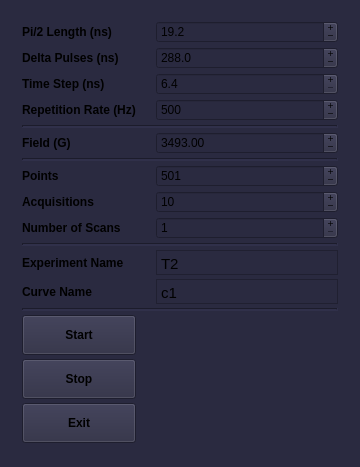
<?xml version="1.0" encoding="UTF-8"?>
<ui version="4.0">
 <class>MainWindow</class>
 <widget class="QMainWindow" name="MainWindow">
  <property name="geometry">
   <rect>
    <x>0</x>
    <y>0</y>
    <width>360</width>
    <height>467</height>
   </rect>
  </property>
  <property name="sizePolicy">
   <sizepolicy hsizetype="Fixed" vsizetype="Fixed">
    <horstretch>0</horstretch>
    <verstretch>0</verstretch>
   </sizepolicy>
  </property>
  <property name="minimumSize">
   <size>
    <width>360</width>
    <height>467</height>
   </size>
  </property>
  <property name="maximumSize">
   <size>
    <width>360</width>
    <height>467</height>
   </size>
  </property>
  <property name="font">
   <font>
    <weight>50</weight>
    <bold>false</bold>
   </font>
  </property>
  <property name="windowTitle">
   <string>T2 Measurement v 0.1</string>
  </property>
  <property name="styleSheet">
   <string notr="true">background-color: rgb(42,42,64);</string>
  </property>
  <widget class="QWidget" name="centralwidget">
   <property name="sizePolicy">
    <sizepolicy hsizetype="Fixed" vsizetype="Fixed">
     <horstretch>0</horstretch>
     <verstretch>0</verstretch>
    </sizepolicy>
   </property>
   <property name="minimumSize">
    <size>
     <width>360</width>
     <height>467</height>
    </size>
   </property>
   <property name="maximumSize">
    <size>
     <width>360</width>
     <height>467</height>
    </size>
   </property>
   <layout class="QGridLayout" name="gridLayout_2">
    <item row="0" column="0">
     <layout class="QGridLayout" name="gridLayout">
      <property name="sizeConstraint">
       <enum>QLayout::SetNoConstraint</enum>
      </property>
      <property name="leftMargin">
       <number>13</number>
      </property>
      <property name="topMargin">
       <number>4</number>
      </property>
      <property name="rightMargin">
       <number>13</number>
      </property>
      <property name="bottomMargin">
       <number>6</number>
      </property>
      <property name="horizontalSpacing">
       <number>20</number>
      </property>
      <property name="verticalSpacing">
       <number>4</number>
      </property>
      <item row="5" column="1">
       <widget class="QDoubleSpinBox" name="box_field">
        <property name="contextMenuPolicy">
         <enum>Qt::NoContextMenu</enum>
        </property>
        <property name="buttonSymbols">
         <enum>QAbstractSpinBox::PlusMinus</enum>
        </property>
        <property name="keyboardTracking">
         <bool>false</bool>
        </property>
        <property name="decimals">
         <number>2</number>
        </property>
        <property name="minimum">
         <double>100.000000000000000</double>
        </property>
        <property name="maximum">
         <double>9100.000000000000000</double>
        </property>
        <property name="singleStep">
         <double>0.500000000000000</double>
        </property>
        <property name="value">
         <double>3493.000000000000000</double>
        </property>
       </widget>
      </item>
      <item row="5" column="0">
       <widget class="QLabel" name="label_4">
        <property name="font">
         <font>
          <weight>75</weight>
          <bold>true</bold>
         </font>
        </property>
        <property name="contextMenuPolicy">
         <enum>Qt::NoContextMenu</enum>
        </property>
        <property name="text">
         <string>Field (G)</string>
        </property>
       </widget>
      </item>
      <item row="13" column="1">
       <widget class="QSpinBox" name="box_averag">
        <property name="contextMenuPolicy">
         <enum>Qt::NoContextMenu</enum>
        </property>
        <property name="buttonSymbols">
         <enum>QAbstractSpinBox::PlusMinus</enum>
        </property>
        <property name="keyboardTracking">
         <bool>false</bool>
        </property>
        <property name="minimum">
         <number>1</number>
        </property>
        <property name="maximum">
         <number>5000</number>
        </property>
        <property name="singleStep">
         <number>10</number>
        </property>
        <property name="value">
         <number>10</number>
        </property>
       </widget>
      </item>
      <item row="19" column="1">
       <widget class="QTextEdit" name="text_edit_curve">
        <property name="sizePolicy">
         <sizepolicy hsizetype="Expanding" vsizetype="Fixed">
          <horstretch>0</horstretch>
          <verstretch>0</verstretch>
         </sizepolicy>
        </property>
        <property name="minimumSize">
         <size>
          <width>0</width>
          <height>25</height>
         </size>
        </property>
        <property name="maximumSize">
         <size>
          <width>16777215</width>
          <height>25</height>
         </size>
        </property>
        <property name="mouseTracking">
         <bool>false</bool>
        </property>
        <property name="contextMenuPolicy">
         <enum>Qt::NoContextMenu</enum>
        </property>
        <property name="verticalScrollBarPolicy">
         <enum>Qt::ScrollBarAlwaysOff</enum>
        </property>
        <property name="html">
         <string>&lt;!DOCTYPE HTML PUBLIC &quot;-//W3C//DTD HTML 4.0//EN&quot; &quot;http://www.w3.org/TR/REC-html40/strict.dtd&quot;&gt;
&lt;html&gt;&lt;head&gt;&lt;meta name=&quot;qrichtext&quot; content=&quot;1&quot; /&gt;&lt;style type=&quot;text/css&quot;&gt;
p, li { white-space: pre-wrap; }
&lt;/style&gt;&lt;/head&gt;&lt;body style=&quot; font-family:'Ubuntu'; font-size:11pt; font-weight:400; font-style:normal;&quot;&gt;
&lt;p style=&quot; margin-top:0px; margin-bottom:0px; margin-left:0px; margin-right:0px; -qt-block-indent:0; text-indent:0px;&quot;&gt;c1&lt;/p&gt;&lt;/body&gt;&lt;/html&gt;</string>
        </property>
       </widget>
      </item>
      <item row="17" column="0" colspan="2">
       <widget class="Line" name="line_4">
        <property name="lineWidth">
         <number>2</number>
        </property>
        <property name="orientation">
         <enum>Qt::Horizontal</enum>
        </property>
       </widget>
      </item>
      <item row="18" column="1">
       <widget class="QTextEdit" name="text_edit_exp_name">
        <property name="sizePolicy">
         <sizepolicy hsizetype="Expanding" vsizetype="Fixed">
          <horstretch>0</horstretch>
          <verstretch>0</verstretch>
         </sizepolicy>
        </property>
        <property name="minimumSize">
         <size>
          <width>0</width>
          <height>25</height>
         </size>
        </property>
        <property name="maximumSize">
         <size>
          <width>16777215</width>
          <height>25</height>
         </size>
        </property>
        <property name="mouseTracking">
         <bool>false</bool>
        </property>
        <property name="tabletTracking">
         <bool>false</bool>
        </property>
        <property name="contextMenuPolicy">
         <enum>Qt::NoContextMenu</enum>
        </property>
        <property name="verticalScrollBarPolicy">
         <enum>Qt::ScrollBarAlwaysOff</enum>
        </property>
        <property name="markdown">
         <string>T2

</string>
        </property>
        <property name="html">
         <string>&lt;!DOCTYPE HTML PUBLIC &quot;-//W3C//DTD HTML 4.0//EN&quot; &quot;http://www.w3.org/TR/REC-html40/strict.dtd&quot;&gt;
&lt;html&gt;&lt;head&gt;&lt;meta name=&quot;qrichtext&quot; content=&quot;1&quot; /&gt;&lt;style type=&quot;text/css&quot;&gt;
p, li { white-space: pre-wrap; }
&lt;/style&gt;&lt;/head&gt;&lt;body style=&quot; font-family:'Ubuntu'; font-size:11pt; font-weight:400; font-style:normal;&quot;&gt;
&lt;p style=&quot; margin-top:7px; margin-bottom:7px; margin-left:0px; margin-right:0px; -qt-block-indent:0; text-indent:0px;&quot;&gt;T2&lt;/p&gt;&lt;/body&gt;&lt;/html&gt;</string>
        </property>
        <property name="overwriteMode">
         <bool>true</bool>
        </property>
        <property name="acceptRichText">
         <bool>false</bool>
        </property>
        <property name="textInteractionFlags">
         <set>Qt::TextEditorInteraction</set>
        </property>
       </widget>
      </item>
      <item row="1" column="0">
       <widget class="QLabel" name="label_2">
        <property name="font">
         <font>
          <weight>75</weight>
          <bold>true</bold>
         </font>
        </property>
        <property name="contextMenuPolicy">
         <enum>Qt::NoContextMenu</enum>
        </property>
        <property name="text">
         <string>Delta Pulses (ns)</string>
        </property>
       </widget>
      </item>
      <item row="15" column="1">
       <widget class="QSpinBox" name="box_scan">
        <property name="contextMenuPolicy">
         <enum>Qt::NoContextMenu</enum>
        </property>
        <property name="buttonSymbols">
         <enum>QAbstractSpinBox::PlusMinus</enum>
        </property>
        <property name="keyboardTracking">
         <bool>false</bool>
        </property>
        <property name="minimum">
         <number>1</number>
        </property>
        <property name="maximum">
         <number>100</number>
        </property>
        <property name="value">
         <number>1</number>
        </property>
       </widget>
      </item>
      <item row="0" column="0">
       <widget class="QLabel" name="label">
        <property name="font">
         <font>
          <weight>75</weight>
          <bold>true</bold>
          <kerning>true</kerning>
         </font>
        </property>
        <property name="contextMenuPolicy">
         <enum>Qt::NoContextMenu</enum>
        </property>
        <property name="text">
         <string>Pi/2 Length (ns)</string>
        </property>
       </widget>
      </item>
      <item row="12" column="0">
       <widget class="QLabel" name="label_3">
        <property name="font">
         <font>
          <weight>75</weight>
          <bold>true</bold>
         </font>
        </property>
        <property name="contextMenuPolicy">
         <enum>Qt::NoContextMenu</enum>
        </property>
        <property name="text">
         <string>Points</string>
        </property>
       </widget>
      </item>
      <item row="23" column="0">
       <widget class="QPushButton" name="button_off">
        <property name="minimumSize">
         <size>
          <width>0</width>
          <height>40</height>
         </size>
        </property>
        <property name="font">
         <font>
          <weight>75</weight>
          <bold>true</bold>
         </font>
        </property>
        <property name="contextMenuPolicy">
         <enum>Qt::NoContextMenu</enum>
        </property>
        <property name="text">
         <string>Exit</string>
        </property>
       </widget>
      </item>
      <item row="15" column="0">
       <widget class="QLabel" name="label_7">
        <property name="font">
         <font>
          <weight>75</weight>
          <bold>true</bold>
         </font>
        </property>
        <property name="contextMenuPolicy">
         <enum>Qt::NoContextMenu</enum>
        </property>
        <property name="text">
         <string>Number of Scans</string>
        </property>
       </widget>
      </item>
      <item row="21" column="0">
       <widget class="QPushButton" name="button_start">
        <property name="minimumSize">
         <size>
          <width>0</width>
          <height>40</height>
         </size>
        </property>
        <property name="font">
         <font>
          <weight>75</weight>
          <bold>true</bold>
         </font>
        </property>
        <property name="contextMenuPolicy">
         <enum>Qt::NoContextMenu</enum>
        </property>
        <property name="text">
         <string>Start</string>
        </property>
       </widget>
      </item>
      <item row="19" column="0">
       <widget class="QLabel" name="label_10">
        <property name="font">
         <font>
          <weight>75</weight>
          <bold>true</bold>
         </font>
        </property>
        <property name="contextMenuPolicy">
         <enum>Qt::NoContextMenu</enum>
        </property>
        <property name="text">
         <string>Curve Name</string>
        </property>
       </widget>
      </item>
      <item row="11" column="0" colspan="2">
       <widget class="Line" name="line_3">
        <property name="lineWidth">
         <number>2</number>
        </property>
        <property name="orientation">
         <enum>Qt::Horizontal</enum>
        </property>
       </widget>
      </item>
      <item row="22" column="0">
       <widget class="QPushButton" name="button_stop">
        <property name="minimumSize">
         <size>
          <width>0</width>
          <height>40</height>
         </size>
        </property>
        <property name="font">
         <font>
          <weight>75</weight>
          <bold>true</bold>
         </font>
        </property>
        <property name="contextMenuPolicy">
         <enum>Qt::NoContextMenu</enum>
        </property>
        <property name="layoutDirection">
         <enum>Qt::LeftToRight</enum>
        </property>
        <property name="text">
         <string>Stop</string>
        </property>
       </widget>
      </item>
      <item row="20" column="0" colspan="2">
       <widget class="Line" name="line_5">
        <property name="lineWidth">
         <number>2</number>
        </property>
        <property name="orientation">
         <enum>Qt::Horizontal</enum>
        </property>
       </widget>
      </item>
      <item row="13" column="0">
       <widget class="QLabel" name="label_6">
        <property name="font">
         <font>
          <weight>75</weight>
          <bold>true</bold>
         </font>
        </property>
        <property name="contextMenuPolicy">
         <enum>Qt::NoContextMenu</enum>
        </property>
        <property name="text">
         <string>Acquisitions</string>
        </property>
       </widget>
      </item>
      <item row="4" column="0" colspan="2">
       <widget class="Line" name="line">
        <property name="lineWidth">
         <number>2</number>
        </property>
        <property name="orientation">
         <enum>Qt::Horizontal</enum>
        </property>
       </widget>
      </item>
      <item row="12" column="1">
       <widget class="QSpinBox" name="box_points">
        <property name="contextMenuPolicy">
         <enum>Qt::NoContextMenu</enum>
        </property>
        <property name="buttonSymbols">
         <enum>QAbstractSpinBox::PlusMinus</enum>
        </property>
        <property name="keyboardTracking">
         <bool>false</bool>
        </property>
        <property name="minimum">
         <number>1</number>
        </property>
        <property name="maximum">
         <number>5000</number>
        </property>
        <property name="singleStep">
         <number>10</number>
        </property>
        <property name="value">
         <number>501</number>
        </property>
       </widget>
      </item>
      <item row="2" column="0">
       <widget class="QLabel" name="label_8">
        <property name="font">
         <font>
          <weight>75</weight>
          <bold>true</bold>
         </font>
        </property>
        <property name="contextMenuPolicy">
         <enum>Qt::NoContextMenu</enum>
        </property>
        <property name="text">
         <string>Time Step (ns)</string>
        </property>
       </widget>
      </item>
      <item row="3" column="0">
       <widget class="QLabel" name="label_11">
        <property name="font">
         <font>
          <weight>75</weight>
          <bold>true</bold>
         </font>
        </property>
        <property name="contextMenuPolicy">
         <enum>Qt::NoContextMenu</enum>
        </property>
        <property name="text">
         <string>Repetition Rate (Hz)</string>
        </property>
       </widget>
      </item>
      <item row="18" column="0">
       <widget class="QLabel" name="label_5">
        <property name="font">
         <font>
          <weight>75</weight>
          <bold>true</bold>
         </font>
        </property>
        <property name="contextMenuPolicy">
         <enum>Qt::NoContextMenu</enum>
        </property>
        <property name="text">
         <string>Experiment Name</string>
        </property>
       </widget>
      </item>
      <item row="3" column="1">
       <widget class="QSpinBox" name="box_rep_rate">
        <property name="contextMenuPolicy">
         <enum>Qt::NoContextMenu</enum>
        </property>
        <property name="buttonSymbols">
         <enum>QAbstractSpinBox::PlusMinus</enum>
        </property>
        <property name="keyboardTracking">
         <bool>false</bool>
        </property>
        <property name="minimum">
         <number>2</number>
        </property>
        <property name="maximum">
         <number>50000</number>
        </property>
        <property name="singleStep">
         <number>10</number>
        </property>
        <property name="value">
         <number>500</number>
        </property>
       </widget>
      </item>
      <item row="0" column="1">
       <widget class="QDoubleSpinBox" name="box_length">
        <property name="contextMenuPolicy">
         <enum>Qt::NoContextMenu</enum>
        </property>
        <property name="readOnly">
         <bool>false</bool>
        </property>
        <property name="buttonSymbols">
         <enum>QAbstractSpinBox::PlusMinus</enum>
        </property>
        <property name="specialValueText">
         <string notr="true"/>
        </property>
        <property name="keyboardTracking">
         <bool>false</bool>
        </property>
        <property name="decimals">
         <number>1</number>
        </property>
        <property name="minimum">
         <double>3.200000000000000</double>
        </property>
        <property name="maximum">
         <double>1900.000000000000000</double>
        </property>
        <property name="singleStep">
         <double>3.200000000000000</double>
        </property>
        <property name="value">
         <double>19.199999999999999</double>
        </property>
       </widget>
      </item>
      <item row="1" column="1">
       <widget class="QDoubleSpinBox" name="box_delta">
        <property name="contextMenuPolicy">
         <enum>Qt::NoContextMenu</enum>
        </property>
        <property name="buttonSymbols">
         <enum>QAbstractSpinBox::PlusMinus</enum>
        </property>
        <property name="keyboardTracking">
         <bool>false</bool>
        </property>
        <property name="decimals">
         <number>1</number>
        </property>
        <property name="minimum">
         <double>44.799999999999997</double>
        </property>
        <property name="maximum">
         <double>6400.000000000000000</double>
        </property>
        <property name="singleStep">
         <double>3.200000000000000</double>
        </property>
        <property name="value">
         <double>288.000000000000000</double>
        </property>
       </widget>
      </item>
      <item row="2" column="1">
       <widget class="QDoubleSpinBox" name="box_time_step">
        <property name="contextMenuPolicy">
         <enum>Qt::NoContextMenu</enum>
        </property>
        <property name="buttonSymbols">
         <enum>QAbstractSpinBox::PlusMinus</enum>
        </property>
        <property name="keyboardTracking">
         <bool>false</bool>
        </property>
        <property name="decimals">
         <number>1</number>
        </property>
        <property name="minimum">
         <double>6.400000000000000</double>
        </property>
        <property name="maximum">
         <double>32000.000000000000000</double>
        </property>
        <property name="singleStep">
         <double>6.400000000000000</double>
        </property>
        <property name="value">
         <double>6.400000000000000</double>
        </property>
       </widget>
      </item>
     </layout>
    </item>
   </layout>
  </widget>
 </widget>
 <resources/>
 <connections/>
</ui>
